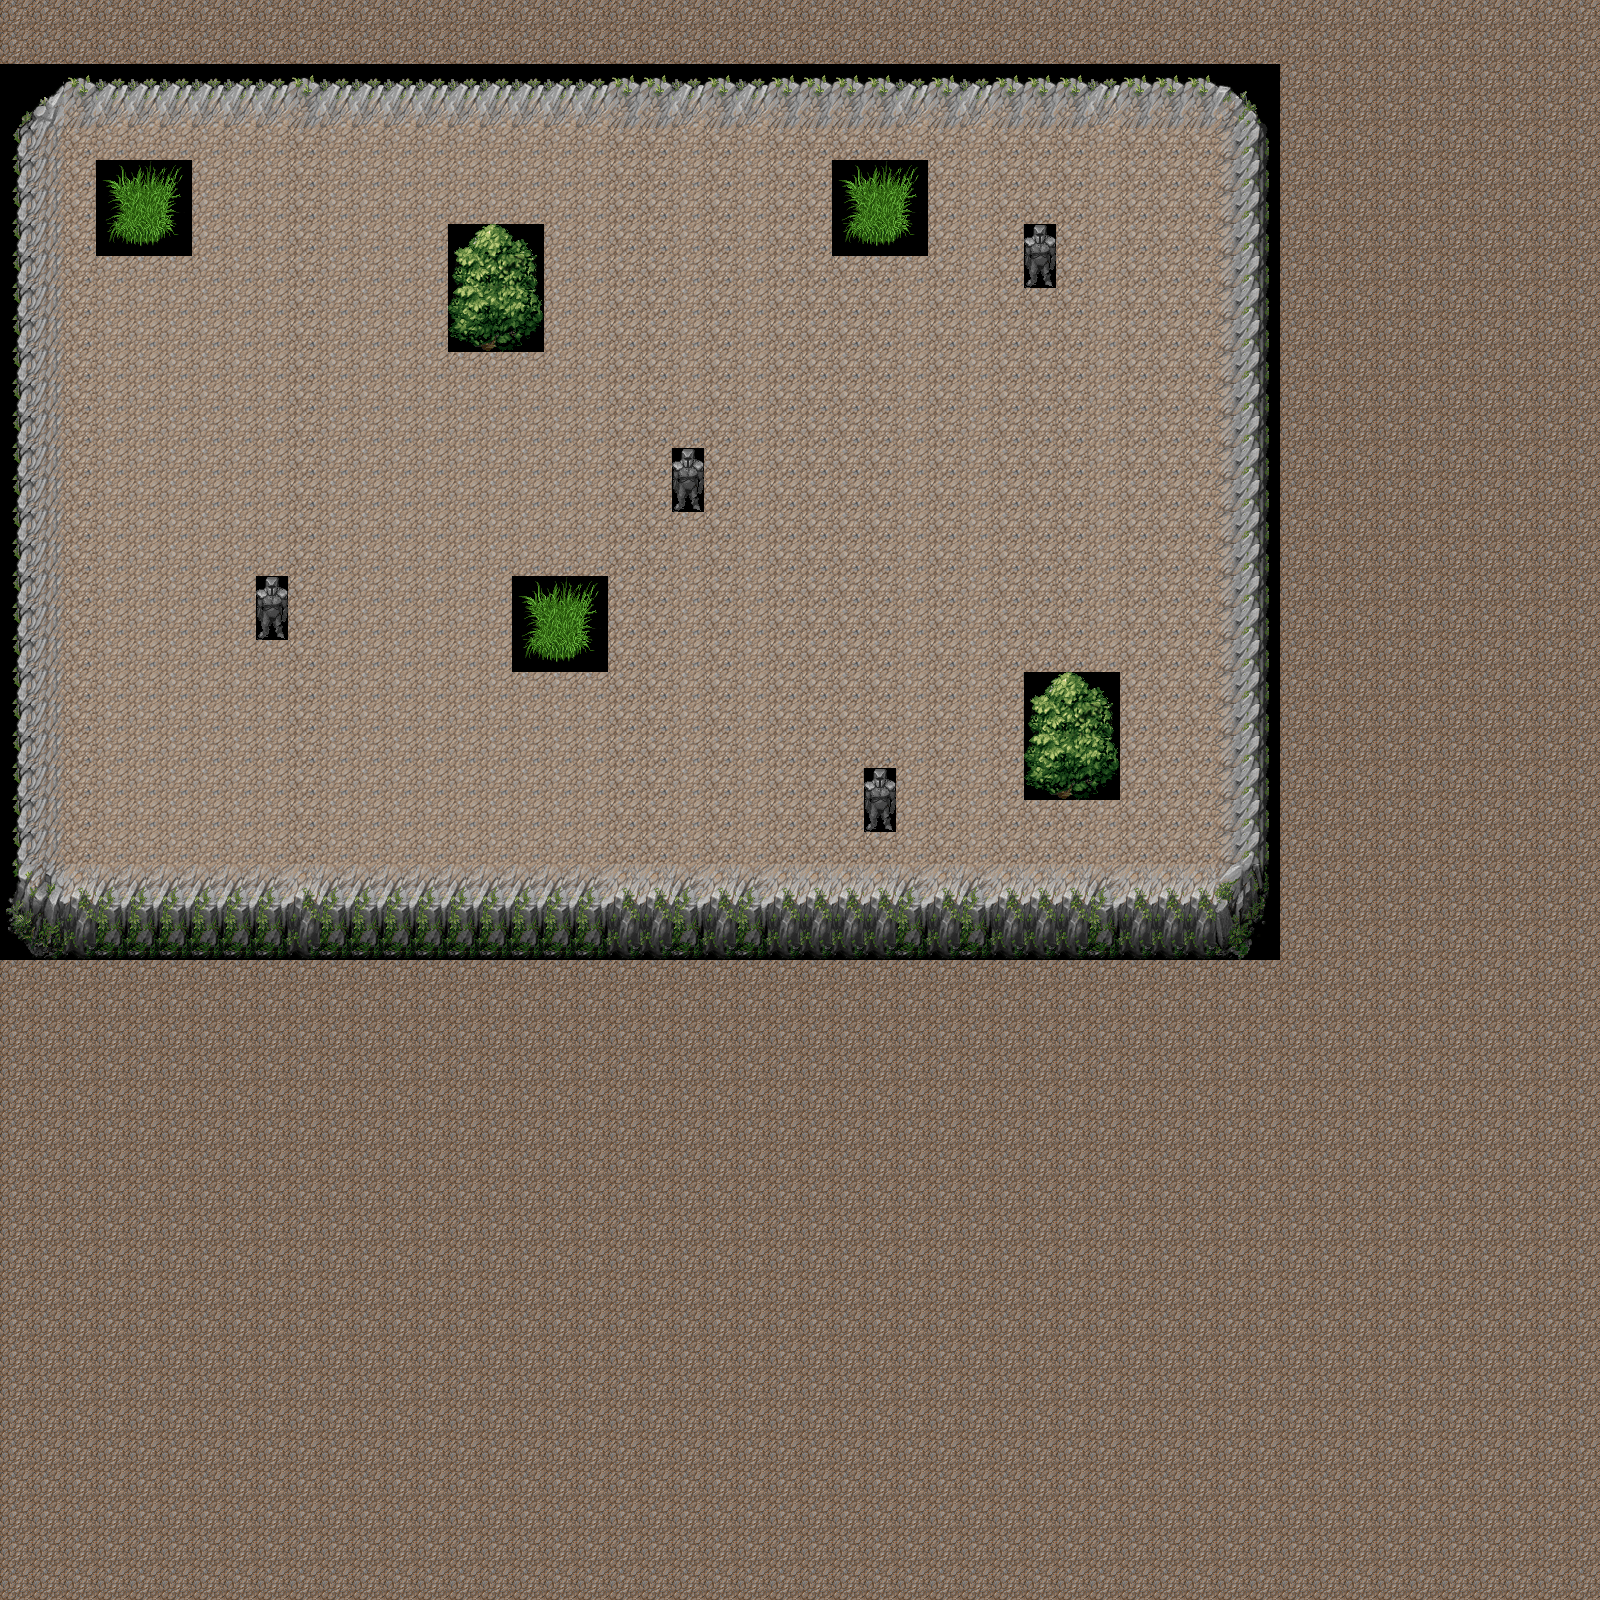

This is a level from a 2D game, rendered from its Tiled map with the project's own tilesets. A one-line summary and the map file follow, with tile-layer data summarised:
An orthogonal 50x50 tile map with 32x32 px tiles, 1 tile layer (Tile Layer 1).

<map version="1.0" orientation="orthogonal" width="50" height="50" tilewidth="32" tileheight="32">
 <tileset firstgid="1" name="Dungeon1" tilewidth="32" tileheight="32">
  <image source="mountain_landscape_23.png" width="512" height="512" />
 </tileset>
 <layer name="Tile Layer 1" width="50" height="50">
  <data>[2500 cells, 2500 non-empty, 60 distinct tile ids]</data>
 </layer>
</map>